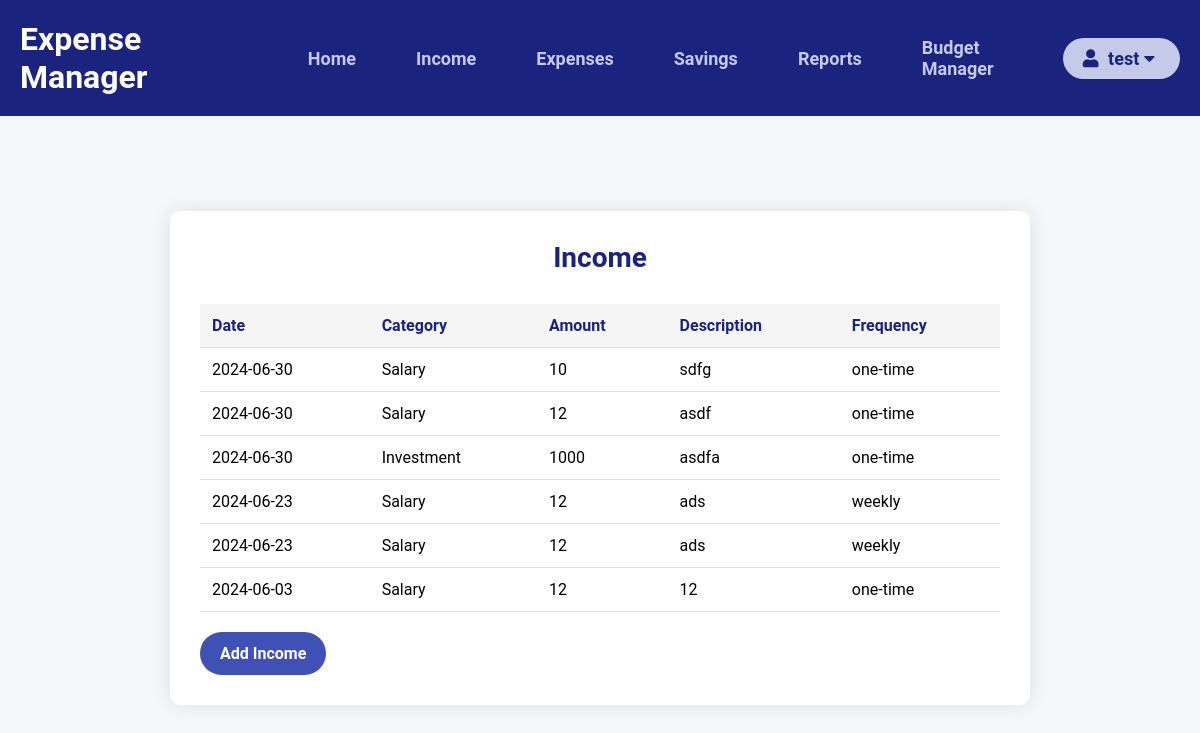
Before: /income (signed in) with the older database file.
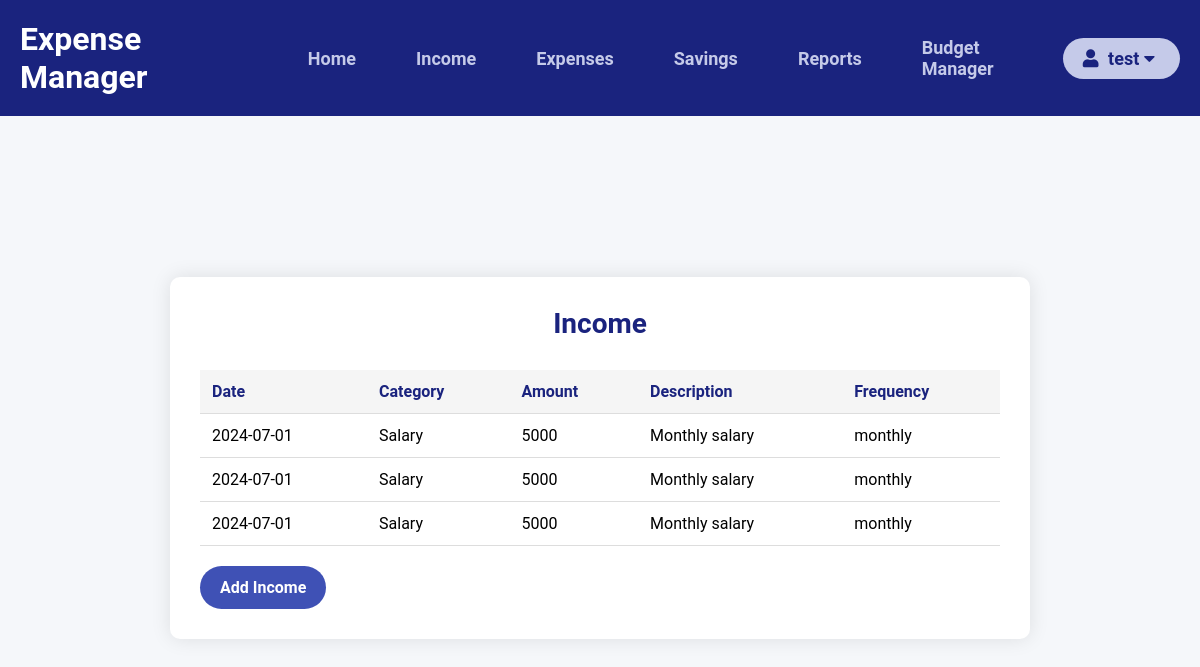
After: the same page with the newer database file.
### tables this page shows
CREATE TABLE incomes (
                        id INTEGER PRIMARY KEY AUTOINCREMENT,
                        user_id INTEGER,
                        date DATE,
                        category TEXT,
                        amount DECIMAL(10, 2),
                        description TEXT,
                        frequency TEXT,
                        FOREIGN KEY (user_id) REFERENCES users (id)
                    );

### main.py (the view)
@app.route('/income')
@login_required
def view_income():
    db = get_db(app)
    incomes = db.execute('SELECT * FROM incomes WHERE user_id = ? ORDER BY date DESC', (current_user.id,)).fetchall()
    return render_template('income.html', incomes=incomes)

### main.py (called while the page is built)
@login_manager.user_loader
def load_user(user_id):
    db = get_db(app)
    user = db.execute('SELECT * FROM users WHERE id = ?', (user_id,)).fetchone()
    if user:
        user_obj = User(user['id'], user['fullname'], user['username'], user['email'])
        return user_obj
    return None

@app.teardown_appcontext
def close_connection(exception):
    db = getattr(g, '_database', None)
    if db is not None:
        db.close()

@app.teardown_appcontext
def backup_on_exit(exception):
    backup_database()

### src/backup.py (called while the page is built)
def backup_database():
    source = sqlite3.connect(DATABASE)
    backup_dir = 'backups'
    if not os.path.exists(backup_dir):
        os.makedirs(backup_dir)
    timestamp = datetime.now().strftime("%Y%m%d_%H%M%S")
    backup_file = os.path.join(backup_dir, f'database_backup_{timestamp}.db')
    destination = sqlite3.connect(backup_file)
    with source:
        source.backup(destination)
    destination.close()
    source.close()
    backups = sorted([f for f in os.listdir(backup_dir) if f.startswith('database_backup_') and f.endswith('.db')])
    while len(backups) > 5:
        os.remove(os.path.join(backup_dir, backups.pop(0)))
    print(f"Database backed up to {backup_file}")

### templates/income.html (shortened to what this page needs)
<!DOCTYPE html>
<html>
<head>
    <link rel="stylesheet" href="https://cdnjs.cloudflare.com/ajax/libs/font-awesome/5.15.3/css/all.min.css">
    <link rel="stylesheet" type="text/css" href="../static/header.css">
    <link rel="stylesheet" type="text/css" href="../static/expenses.css">
</head>
<body>
    {% include "header.html" %}
    <main>
        <div class="container">
            <h2>Income</h2>
            <div class="transactions-table">
                <table>
                    <thead>
                        <tr>
                            <th>Date</th>
                            <th>Category</th>
                            <th>Amount</th>
                            <th>Description</th>
                            <th>Frequency</th>
                        </tr>
                    </thead>
                    <tbody>
                        {% for income in incomes %}
                        <tr>
                            <td>{{ income.date }}</td>
                            <td>{{ income.category }}</td>
                            <td>{{ income.amount }}</td>
                            <td>{{ income.description }}</td>
                            <td>{{ income.frequency }}</td>
                        </tr>
                        {% endfor %}
                    </tbody>
                </table>
            </div>
            <a href="{{ url_for('add_income') }}" class="add-transaction-btn">Add Income</a>
        </div>
    </main>
</body>
</html>

Changed rows visible on the page:
no longer on this page (row edited): incomes: date "2024-06-30", category "Salary", amount "10", description "sdfg", frequency "one-time"
no longer on this page (row edited): incomes: date "2024-06-30", category "Salary", amount "12", description "asdf", frequency "one-time"
removed incomes: date "2024-06-30", category "Investment", amount "1000", description "asdfa", frequency "one-time"
no longer on this page (row edited): incomes: date "2024-06-23", category "Salary", amount "12", description "ads", frequency "weekly"
no longer on this page (row edited): incomes: date "2024-06-03", category "Salary", amount "12", description "12", frequency "one-time"
added incomes: date "2024-07-01", category "Salary", amount "5000", description "Monthly salary", frequency "monthly"
changed incomes (number 2 of 3 on the later page): date "2024-06-23" → "2024-07-01"; amount "12" → "5000"; description "ads" → "Monthly salary"; frequency "weekly" → "monthly"
added incomes: date "2024-07-01", category "Salary", amount "5000", description "Monthly salary", frequency "monthly"
